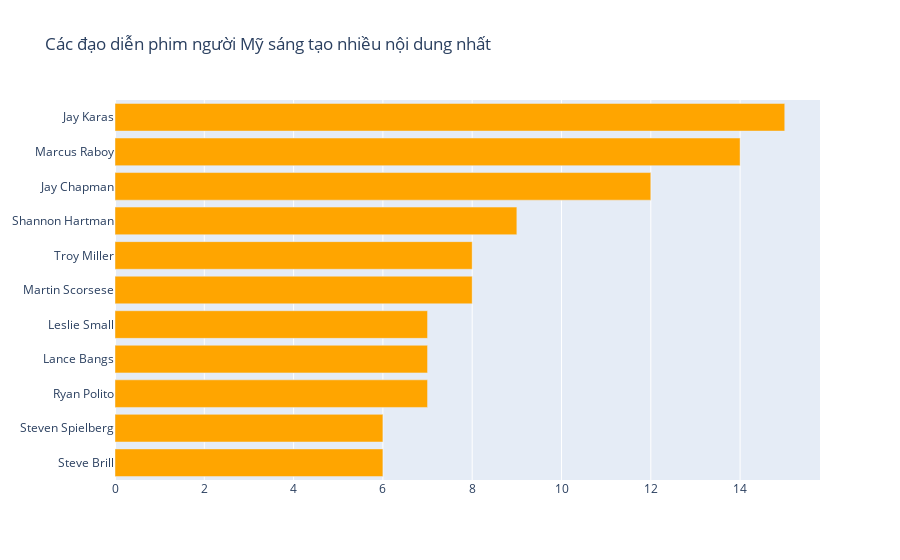

This figure's notebook cell:
### Markdown cell above
### CÁC ĐẠO DIỄN PHIM NGƯỜI MỸ SÁNG TẠO NHIỀU NỘI DUNG TRÊN NETFLIX NHẤT

### Code cell
from collections import Counter

small = df[df["type"] == "Movie"]
small = small[small["country"] == "United States"]

col = "director"
categories = ", ".join(small[col].fillna("")).split(", ")
counter_list = Counter(categories).most_common(12)
counter_list = [_ for _ in counter_list if _[0] != ""]
labels = [_[0] for _ in counter_list][::-1]
values = [_[1] for _ in counter_list][::-1]
trace1 = go.Bar(y=labels, x=values, orientation="h", name="TV Shows", marker=dict(color="orange"))

data = [trace1]
layout = go.Layout(title="Các đạo diễn phim người Mỹ sáng tạo nhiều nội dung nhất", legend=dict(x=0.1, y=1.1, orientation="h"))
fig = go.Figure(data, layout=layout)
fig.show()

### Figure 1 — Plotly figure (JSON) as saved in the notebook; plotly's stock layout.template omitted (floating-point values rounded to 4 significant figures)
{"data": [{"marker": {"color": "orange"}, "name": "TV Shows", "orientation": "h", "type": "bar", "x": [6, 6, 7, 7, 7, 8, 8, 9, 12, 14, 15], "y": ["Steve Brill", "Steven Spielberg", "Ryan Polito", "Lance Bangs", "Leslie Small", "Martin Scorsese", "Troy Miller", "Shannon Hartman", "Jay Chapman", "Marcus Raboy", "Jay Karas"]}], "layout": {"legend": {"orientation": "h", "x": 0.1, "y": 1.1}, "title": {"text": "Các đạo diễn phim người Mỹ sáng tạo nhiều nội dung nhất"}}}
